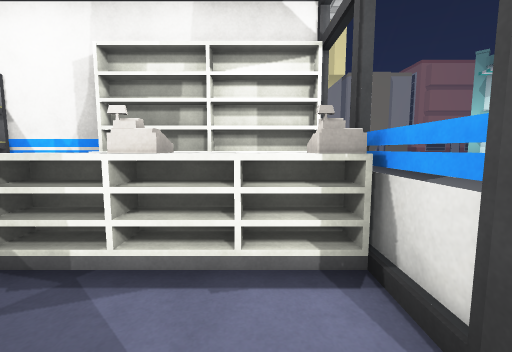
View 1 (above)

21 first-person views from a walk through a 3-D level made in the Unity game engine. The camera is 1.4 m above the floor, tilts 6° down and sees 90° across. Doors are open. The floor is counted in squares, 1 m on a side. Each view is taken from the middle of a square. On the plan, view 1 faces up. The plan holds only what a view shows up to about 13 squares ahead; the rest is blank. The place goes on beyond the plan. The player character is not drawn. Some surface patterns are stand-ins.

View 2
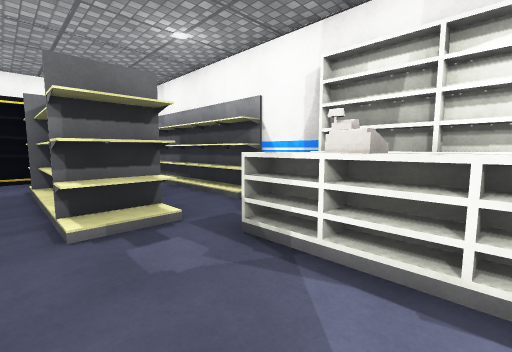

View 3
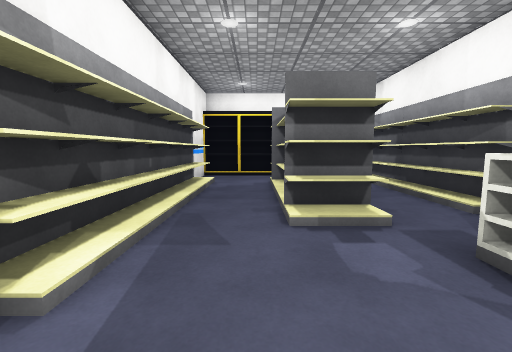

View 4
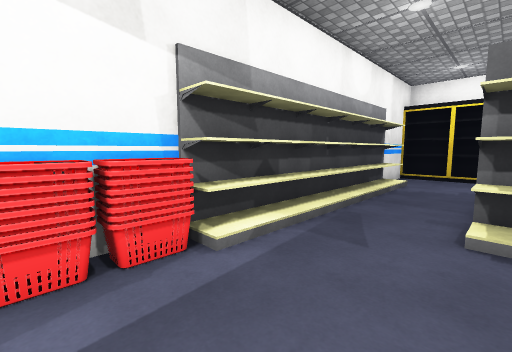

View 5
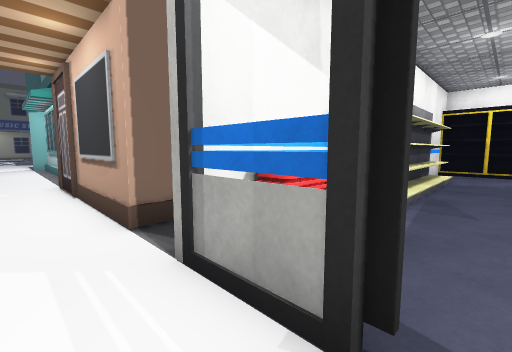

View 6
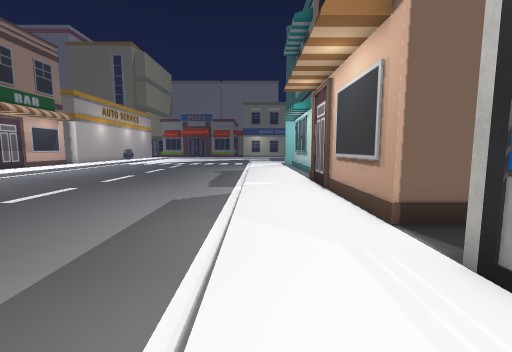

View 7
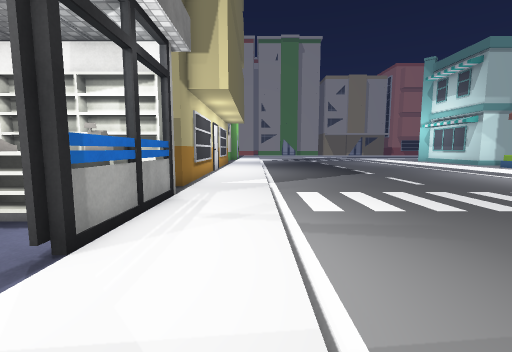

View 8
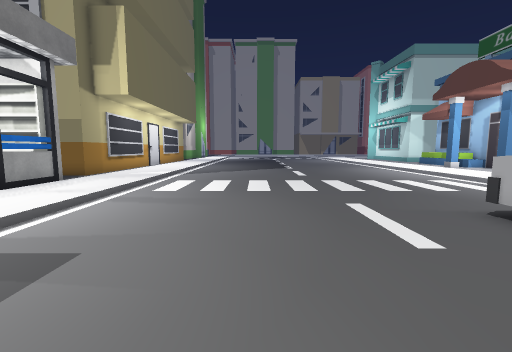

View 9
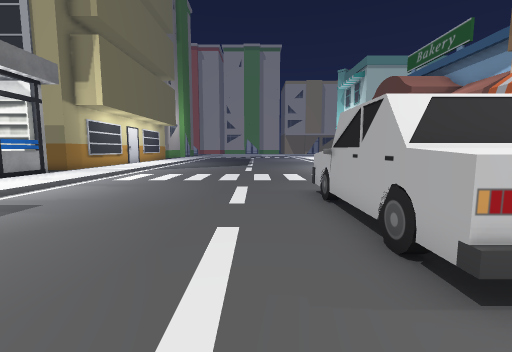

View 10
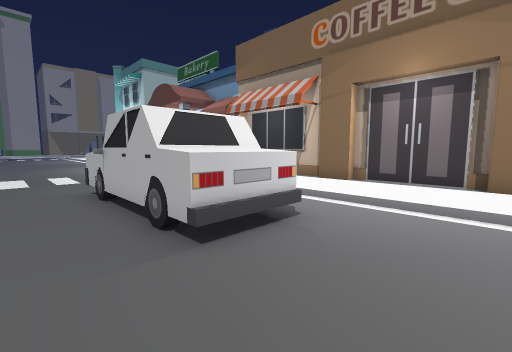

View 11
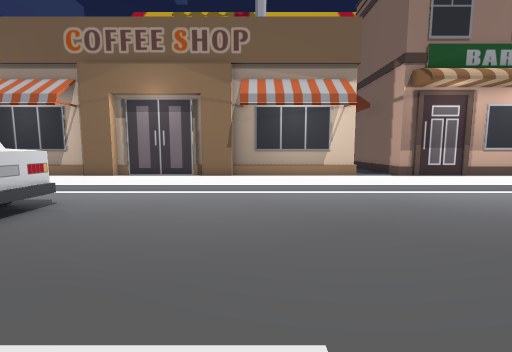

View 12
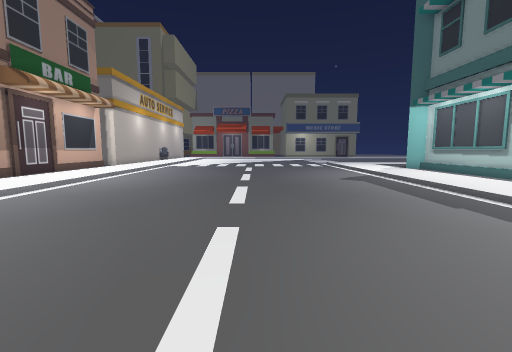

View 13
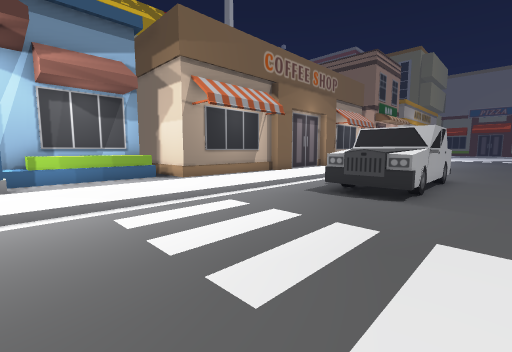

View 14
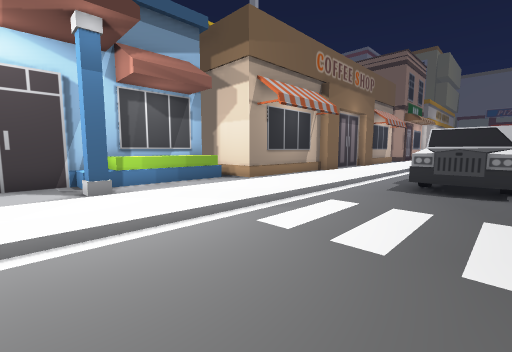

View 15
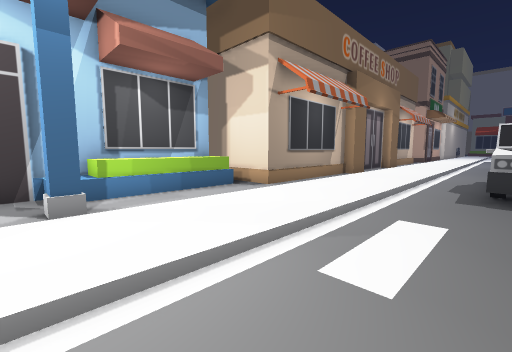

View 16
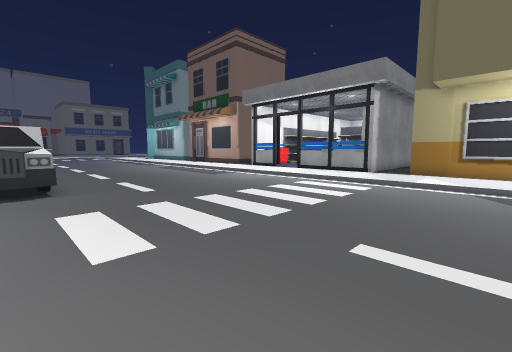

View 17
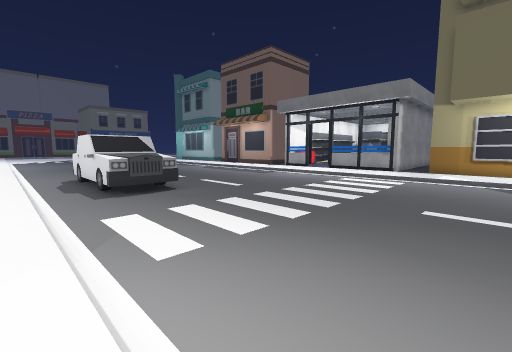

View 18
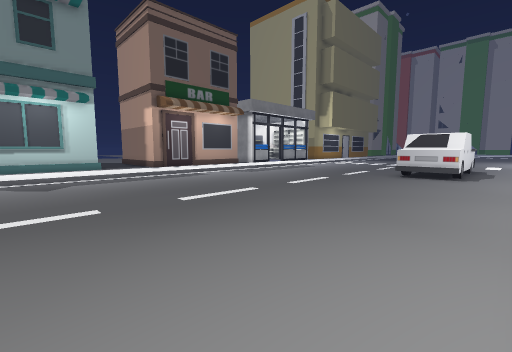

View 19
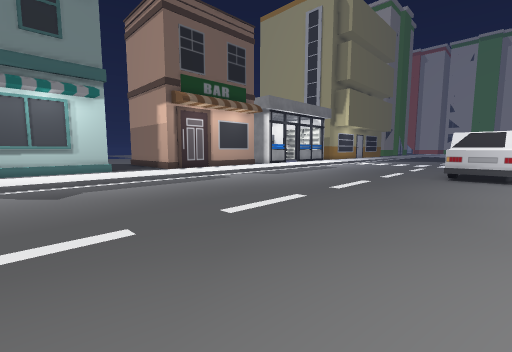

View 20
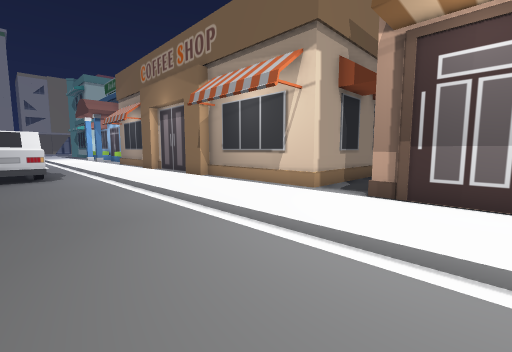

View 21
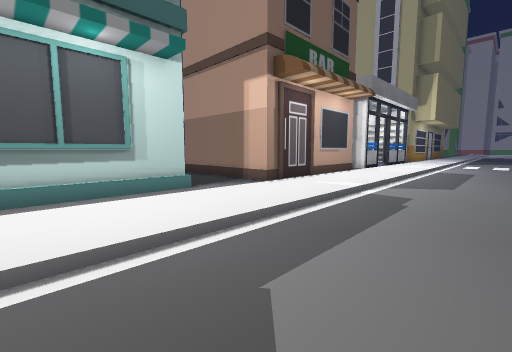

### Floor plan
Key: @ floor where view 1 was taken; # wall or solid block; . main floor; : floor 0.25 m higher than the main floor; + floor 1.25 m higher than the main floor; / step, stairs or slope; D open door; = window, fence, low wall or low ledge; O other object.
Columns run from 15 left of view 1 to 25 right of it. Each row starts with its distance up from view 1.
 11                 O:::..............:::::O
 10                 O:::..............:::::O
  9                 #:::..............:::O/O
  8                ##:::..............::::/O
  7                 ::::..............::::+O
  6    ##############:::..............::::+O
  5  OOOOOOOOO::OOOOO:::..............::::+O
  4       ::::::    O:::..............:::::
  3         ::::OOOOO:::..............:::####
  2     OO   OO:::::=:::..............:::#
  1 #O::OOOOOOO:::::D:::.........OOO..:::#
  0 #O:::::::::::::@D:::.........OOO..:::#
 -1 #O::::::::::::::=:  .........OOO..:::#
 -2  O::OOOOOOOOOOOO=:::.........O O..:::#
 -3  ################:::.........OOO..:::#
 -4                :::::.........OOO..:::#
 -5                ##:::.........OOO..:::#
 -6                 #:::..............:::#
 -7                 #:::..............:::#
 -8                 #:::..............:::#
 -9                 #:::..............:::#
-10                 #:::..............:::#
-11                 #:::..............:::#
-12             #####:::..............:::#
-13              :::::::..............:::#
-14               ::::::..............:::###
-15                 O:::..............:::::##
-16                 O:::..............:::::
-17                 O:::..............:::##
-18                 O:::..............:::#
-19                 O:::..............:::#

Where each view was taken, in squares from view 1:
view 1: 0 up, 0 right, facing up
view 2: 0 up, 0 right, facing up-left
view 3: 0 up, 0 right, facing left
view 4: 1 up, 0 right, facing down-left
view 5: 0 up, 3 right, facing down-left
view 6: 0 up, 4 right, facing down
view 7: 2 down, 4 right, facing up
view 8: 4 down, 9 right, facing up
view 9: 7 down, 12 right, facing up
view 10: 8 down, 12 right, facing up-right
view 11: 10 down, 10 right, facing right
view 12: 6 down, 11 right, facing down
view 13: 9 up, 12 right, facing down-right
view 14: 11 up, 14 right, facing down-right
view 15: 10 up, 16 right, facing down-right
view 16: 11 up, 15 right, facing down-left
view 17: 11 up, 19 right, facing down-left
view 18: 19 down, 18 right, facing up-left
view 19: 19 down, 16 right, facing up-left
view 20: 19 down, 15 right, facing up-right
view 21: 19 down, 8 right, facing up-left
